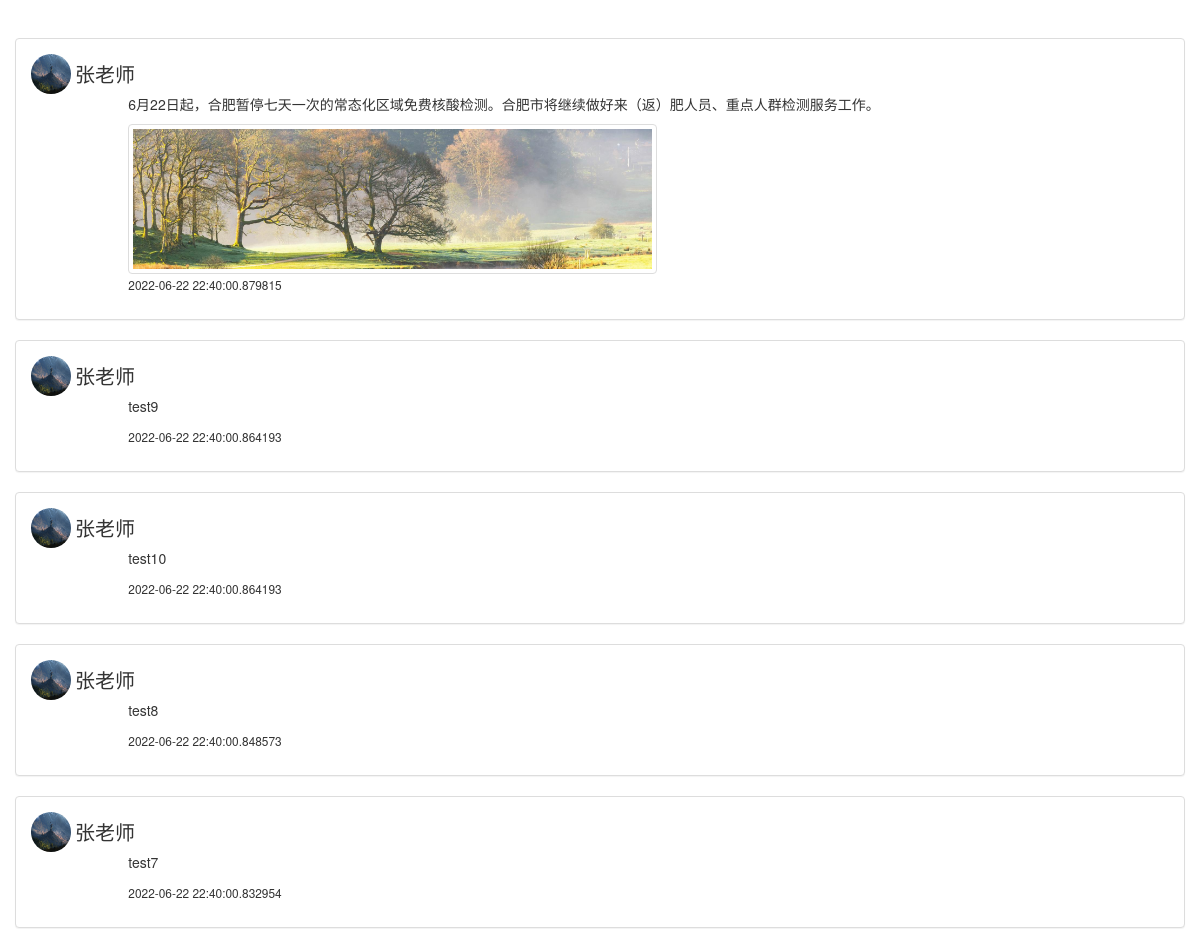
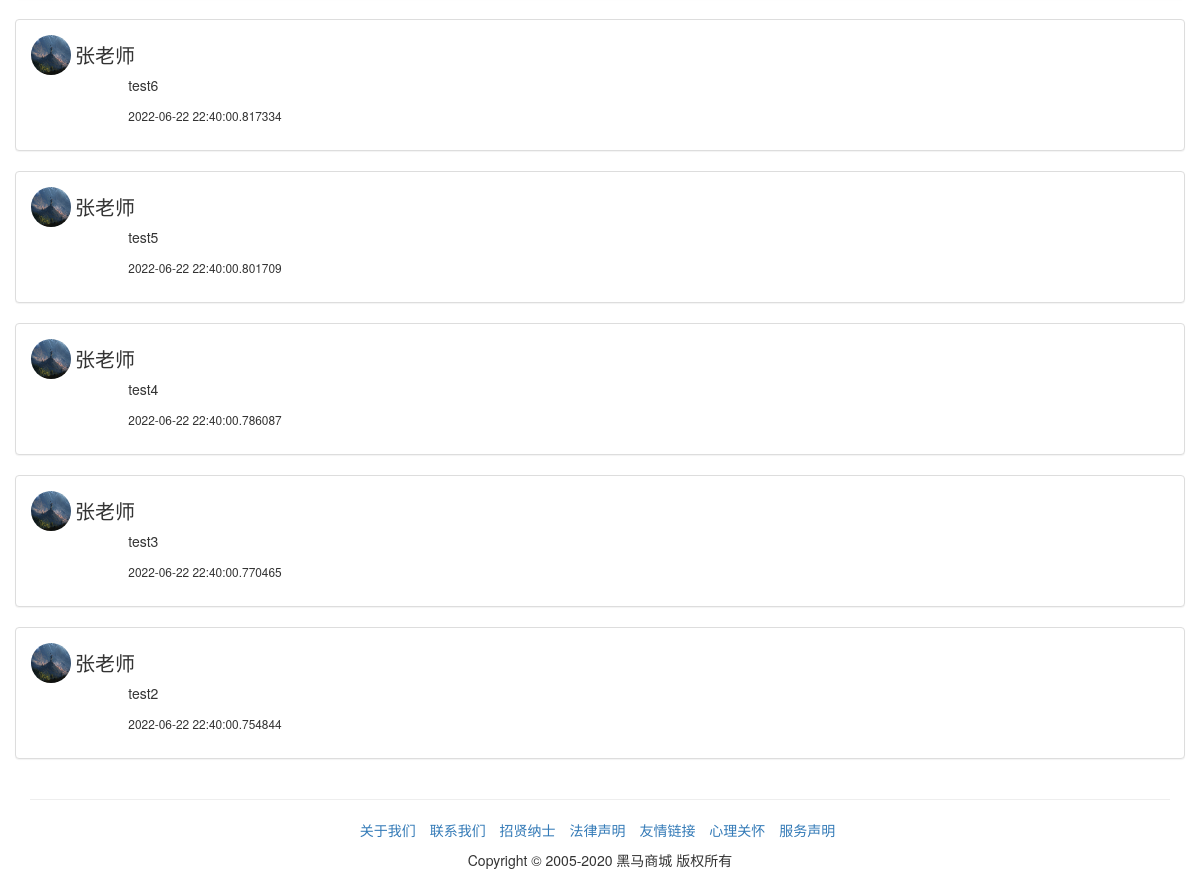
Page /main (lower part) on the earlier database version (2 pictures, top to bottom).
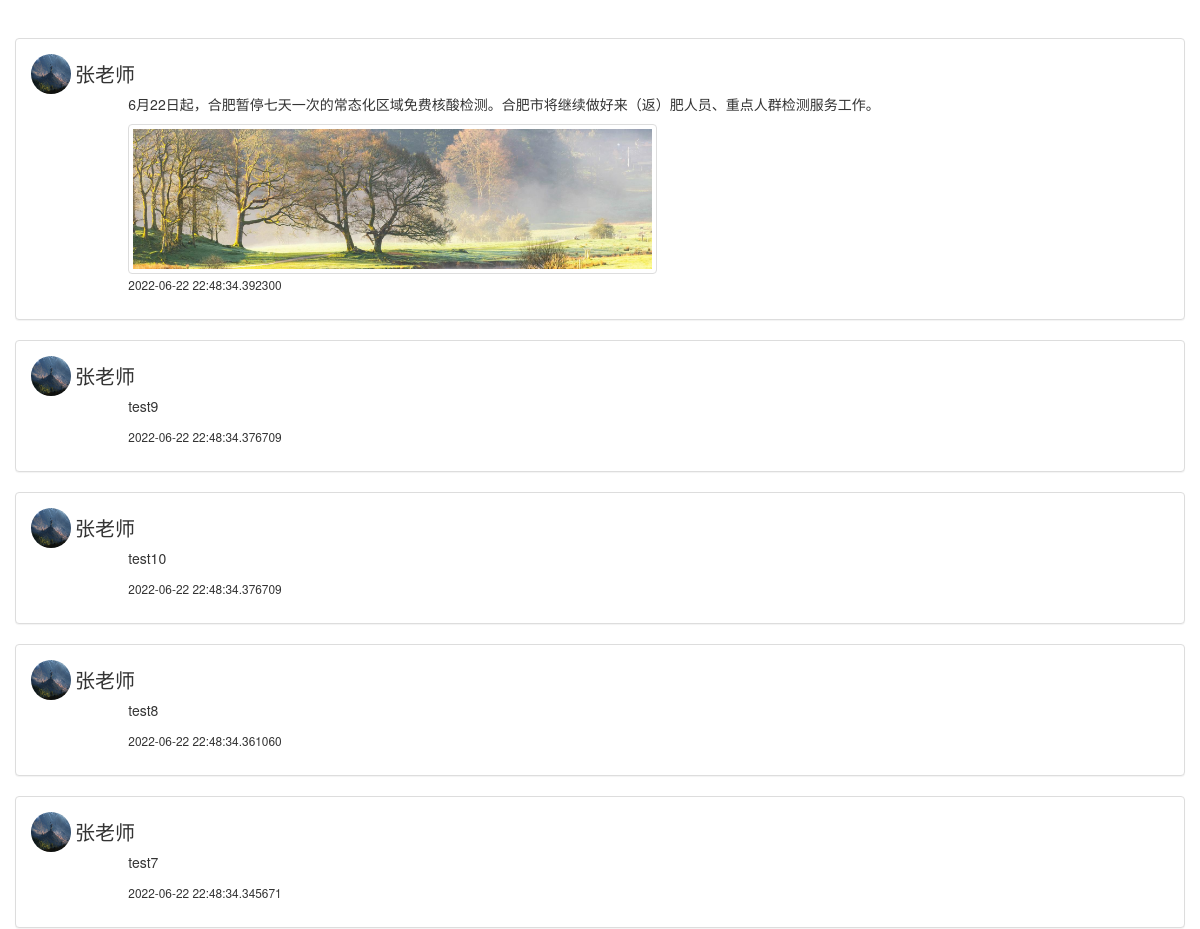
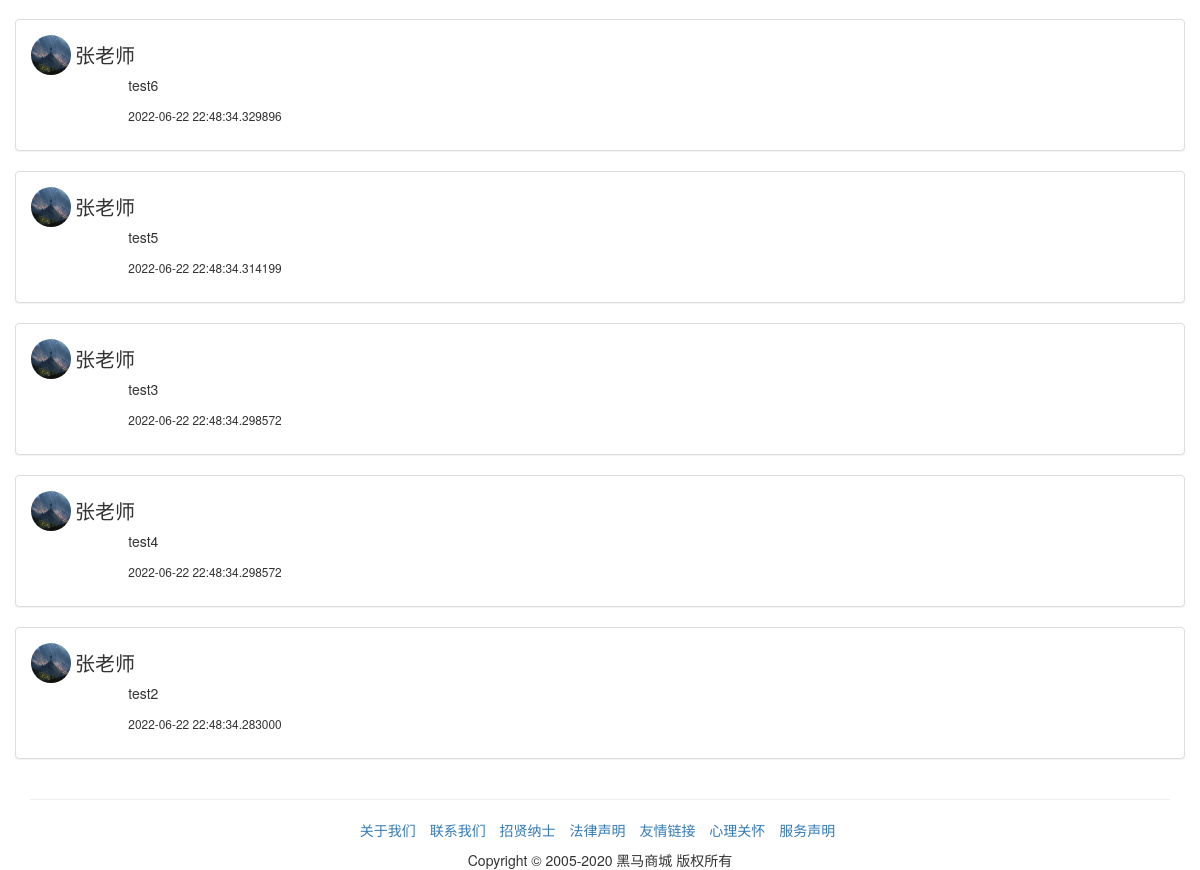
Same page on the later database version (2 pictures, top to bottom).
### sql.py (models this page shows)
class post(db.Model):#帖子
    id=db.Column(db.Integer, primary_key=True)
    post_content=db.Column(db.Text)#帖子内容
    create_at = db.Column(db.DateTime, default=datetime.datetime.now)
    update_at = db.Column(db.DateTime, default=datetime.datetime.now, onupdate=datetime.datetime.now)
    publish_user_id=db.Column(db.Integer, db.ForeignKey('user.id'))#发的人
    publish_user_name=db.Column(db.String(20))
    picture_number=db.Column(db.Integer)
    post_comments=db.relationship('post_comment',backref='post_comments')#评论
    status=db.Column(db.String(20))#状态,比如删除/隐藏

### apps/basic.py (the view)
@basicbp.route('/',methods = ['GET', 'POST'])
@basicbp.route('/main',methods = ['GET', 'POST'])
def main():
    pages=sql.get_page()
    if(current_user.is_authenticated==False):
        return render_template("main.html",pages=pages,islogin=current_user.is_authenticated)
    else:
        return render_template("main.html", pages=pages,user_id=current_user.id,islogin=current_user.is_authenticated,user_name=current_user.name,class_id=current_user.class_id)

### sql.py (called while the page is built)
def get_page():
    pagination = post.query.order_by(post.update_at.desc()).paginate(1, per_page=10, error_out=False)
    return pagination

### apps/templates/main.html (shortened to what this page needs)
<!DOCTYPE html>
<html lang="zh-CN">
<head>
    <link rel="stylesheet" href="{{ url_for('static', filename='css/bootstrap.min.css') }}">
    <link href="{{ url_for('static', filename='css/minecss.css') }}" rel="stylesheet">
</head>
<body>
{% if islogin %}
{% include "common/header.html" %}
{% else %}
<br><br>
{% endif %}
<br><br>
<div class="container">
    {% include "common/postshow.html" %}
    {% include "common/footer.html" %}
</div>
</body>
</html>

### apps/templates/common/postshow.html (shortened to what this page needs)
<div class="row">
    <div>
        {% for post in pages.items %}
        <div class="panel panel-default">
            <div class="panel-body row">
                <div class="col-md-12">
                    <img class="img-circle" style="width:40px;height:40px;"
                         src="{{url_for('static', filename='images/user/'+post.publish_user_id|string+'/head.jpg')}}">
                    <span style="vertical-align:middle;font-size: 20px">{{post.publish_user_name}}</span>
                </div>
                <div class="col-md-offset-1 col-md-11">
                    <p>{{post.post_content}}</p>
                    {% if post.picture_number %}
                    <div style="height:150px">
                        <img class="img-thumbnail" style="max-height:100%;width:auto"
                             src="{{url_for('static', filename='images/post/'+post.id|string+'/'+post.picture_number|string+'.jpg')}}">
                    </div>
                    {% endif %}
                    <p><small>{{post.update_at}}</small></p>
                </div>
            </div>
        </div>
        {% endfor %}
    </div>
</div>

Differences in the rows shown:
changed post "6月22日起，合肥暂停七天一次的常态化区域免费核酸检测。合肥市将继续做好来（返）肥人员、重点人群检测服务工作。": update_at "2022-06-22 22:40:00.879815" → "2022-06-22 22:48:34.392300"
changed post "test9": update_at "2022-06-22 22:40:00.864193" → "2022-06-22 22:48:34.376709"
changed post "test10": update_at "2022-06-22 22:40:00.864193" → "2022-06-22 22:48:34.376709"
changed post "test8": update_at "2022-06-22 22:40:00.848573" → "2022-06-22 22:48:34.361060"
changed post "test7": update_at "2022-06-22 22:40:00.832954" → "2022-06-22 22:48:34.345671"
changed post "test6": update_at "2022-06-22 22:40:00.817334" → "2022-06-22 22:48:34.329896"
changed post "test5": update_at "2022-06-22 22:40:00.801709" → "2022-06-22 22:48:34.314199"
changed post "test3": update_at "2022-06-22 22:40:00.770465" → "2022-06-22 22:48:34.298572"; moves up the list
changed post "test4": update_at "2022-06-22 22:40:00.786087" → "2022-06-22 22:48:34.298572"
changed post "test2": update_at "2022-06-22 22:40:00.754844" → "2022-06-22 22:48:34.283000"
